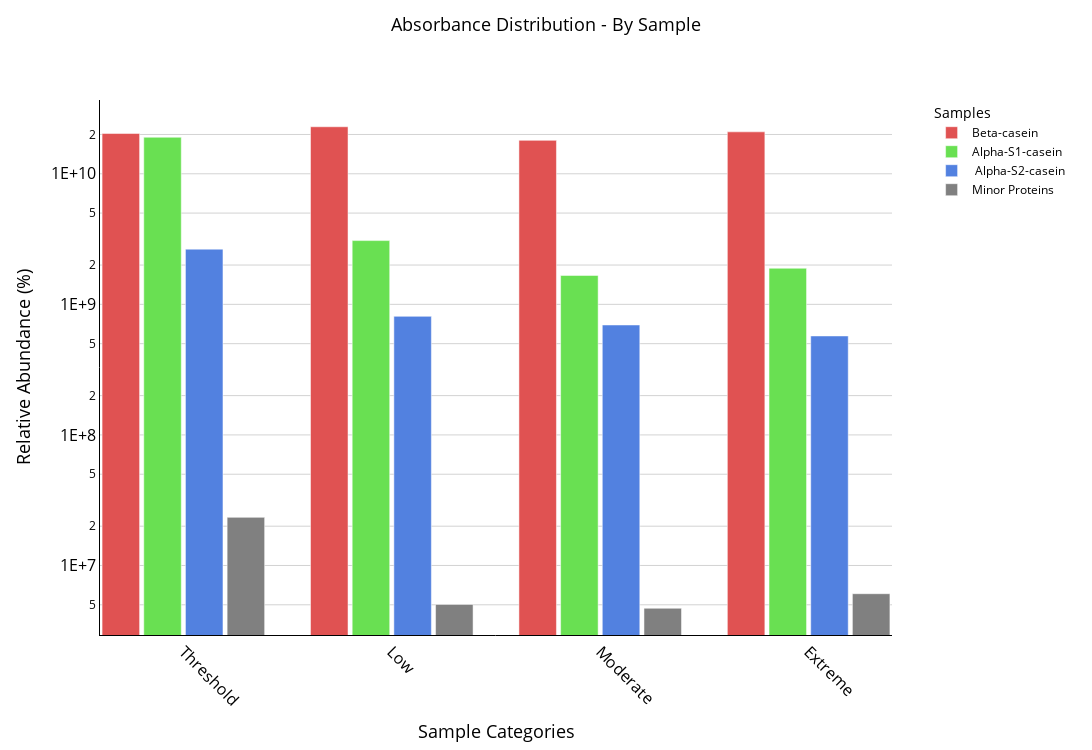
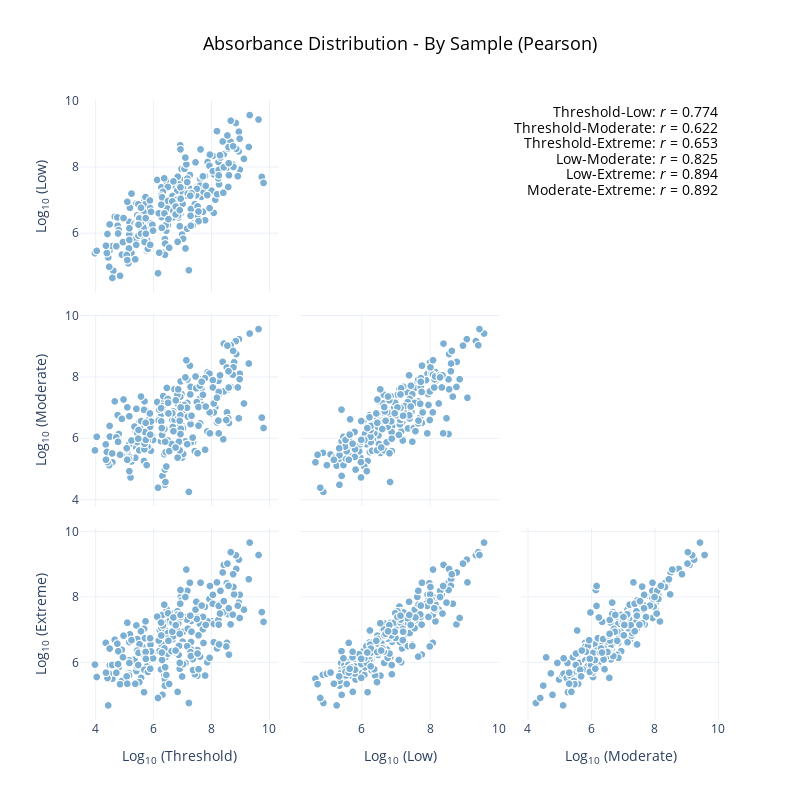
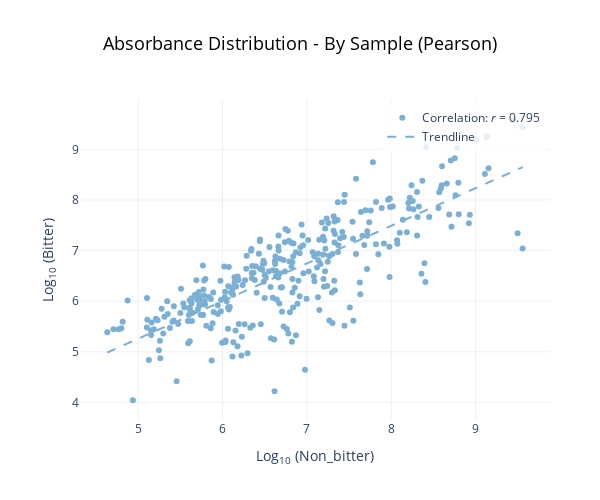

The notebook cell these images were saved under, in order:
### Code cell
# Initialize the interface
data_transformer = DataTransformation()
data_transformer.setup_data_loading_ui()

# Create instances
data_handler = DataHandler(data_transformer)
data_handler.display_handler()

# Create Plotter
plotter = Plotter(data_transformer, data_handler)
plotter.display()

### Figure 1 — Plotly figure (JSON) as saved in the notebook; plotly's stock layout.template omitted (floating-point values rounded to 4 significant figures)
{"data": [{"hoverinfo": "text", "hovertext": ["Protein: Beta-casein<br>Sample: Threshold<br>Summed Absorbance: 2.03e+10<br>Relative Contribution: 24.7%", "Protein: Beta-casein<br>Sample: Low<br>Summed Absorbance: 2.29e+10<br>Relative Contribution: 27.9%", "Protein: Beta-casein<br>Sample: Moderate<br>Summed Absorbance: 1.80e+10<br>Relative Contribution: 21.9%", "Protein: Beta-casein<br>Sample: Extreme<br>Summed Absorbance: 2.10e+10<br>Relative Contribution: 25.5%"], "marker": {"color": "hsl(0.0,70%,60%)"}, "name": "Beta-casein", "type": "bar", "width": 0.18, "x": [-0.3, 0.7, 1.7, 2.7], "y": [20340000000.0, 22920000000.0, 18030000000.0, 20950000000.0]}, {"hoverinfo": "text", "hovertext": ["Protein: Alpha-S1-casein<br>Sample: Threshold<br>Summed Absorbance: 1.90e+10<br>Relative Contribution: 74.2%", "Protein: Alpha-S1-casein<br>Sample: Low<br>Summed Absorbance: 3.08e+09<br>Relative Contribution: 12.0%", "Protein: Alpha-S1-casein<br>Sample: Moderate<br>Summed Absorbance: 1.66e+09<br>Relative Contribution: 6.5%", "Protein: Alpha-S1-casein<br>Sample: Extreme<br>Summed Absorbance: 1.89e+09<br>Relative Contribution: 7.4%"], "marker": {"color": "hsl(110.0,70%,60%)"}, "name": "Alpha-S1-casein", "type": "bar", "width": 0.18, "x": [-0.1, 0.9, 1.9, 2.9], "y": [19040000000.0, 3079000000.0, 1665000000.0, 1890000000.0]}, {"hoverinfo": "text", "hovertext": ["Protein:  Alpha-S2-casein<br>Sample: Threshold<br>Summed Absorbance: 2.65e+09<br>Relative Contribution: 56.0%", "Protein:  Alpha-S2-casein<br>Sample: Low<br>Summed Absorbance: 8.09e+08<br>Relative Contribution: 17.1%", "Protein:  Alpha-S2-casein<br>Sample: Moderate<br>Summed Absorbance: 6.95e+08<br>Relative Contribution: 14.7%", "Protein:  Alpha-S2-casein<br>Sample: Extreme<br>Summed Absorbance: 5.73e+08<br>Relative Contribution: 12.1%"], "marker": {"color": "hsl(220.0,70%,60%)"}, "name": " Alpha-S2-casein", "type": "bar", "width": 0.18, "x": [0.1, 1.1, 2.1, 3.1], "y": [2646000000.0, 809400000.0, 695200000.0, 572800000.0]}, {"hoverinfo": "text", "hovertext": ["Protein: Minor Proteins<br>Sample: Threshold<br>Summed Absorbance: 2.34e+07<br>Relative Contribution: 59.6%", "Protein: Minor Proteins<br>Sample: Low<br>Summed Absorbance: 5.03e+06<br>Relative Contribution: 12.8%", "Protein: Minor Proteins<br>Sample: Moderate<br>Summed Absorbance: 4.70e+06<br>Relative Contribution: 12.0%", "Protein: Minor Proteins<br>Sample: Extreme<br>Summed Absorbance: 6.08e+06<br>Relative Contribution: 15.5%"], "marker": {"color": "#808080"}, "name": "Minor Proteins", "type": "bar", "width": 0.18, "x": [0.3, 1.3, 2.3, 3.3], "y": [23370000.0, 5034000.0, 4705000.0, 6080000.0]}], "layout": {"barmode": "group", "height": 750, "hoverlabel": {"bgcolor": "white", "font": {"family": "Arial", "size": 12}}, "legend": {"font": {"color": "black", "size": 12}, "title": {"text": "Samples"}, "traceorder": "normal", "x": 1.05, "xanchor": "left", "y": 1, "yanchor": "top"}, "margin": {"l": 100, "r": 200, "t": 100}, "showlegend": true, "title": {"font": {"color": "black", "size": 18}, "text": "Absorbance Distribution - By Sample", "x": 0.5, "xanchor": "center", "y": 0.975, "yanchor": "top"}, "width": 1100, "xaxis": {"linecolor": "black", "linewidth": 1, "mirror": false, "showline": true, "tickangle": 45, "tickfont": {"color": "black", "size": 16}, "ticktext": ["Threshold", "Low", "Moderate", "Extreme"], "tickvals": [0, 1, 2, 3], "title": {"font": {"color": "black", "size": 18}, "text": "Sample Categories"}}, "yaxis": {"exponentformat": "E", "gridcolor": "lightgray", "linecolor": "black", "linewidth": 1, "mirror": false, "showexponent": "all", "showgrid": true, "showline": true, "tickfont": {"color": "black", "size": 16}, "title": {"font": {"color": "black", "size": 18}, "text": "Relative Abundance (%)"}, "type": "log", "zeroline": false}}}

### Figure 2 — Plotly figure (JSON) as saved in the notebook; plotly's stock layout.template omitted (floating-point values rounded to 4 significant figures; data arrays with more than 128 entries replaced by an {"elided": "..."} marker saying what was removed)
{"data": [{"diagonal": {"visible": false}, "dimensions": [{"label": "Log<sub>10</sub> (Threshold)", "values": {"elided": "243 float values"}}, {"label": "Log<sub>10</sub> (Low)", "values": {"elided": "243 float values"}}, {"label": "Log<sub>10</sub> (Moderate)", "values": {"elided": "243 float values"}}, {"label": "Log<sub>10</sub> (Extreme)", "values": {"elided": "243 float values"}}], "hovertemplate": "%{text}<extra></extra>", "marker": {"color": "#7BAFD4", "line": {"color": "white", "width": 1}, "size": 8}, "name": "Correlation Matrix", "showlegend": false, "showupperhalf": false, "text": {"elided": "243 str values"}, "type": "splom"}], "layout": {"annotations": [{"align": "right", "bgcolor": "rgba(255, 255, 255, 0.0)", "font": {"color": "black", "size": 14}, "showarrow": false, "text": "Threshold-Low: <i>r</i> = 0.774", "x": 1, "xanchor": "right", "xref": "paper", "y": 1, "yanchor": "top", "yref": "paper"}, {"align": "right", "bgcolor": "rgba(255, 255, 255, 0.0)", "font": {"color": "black", "size": 14}, "showarrow": false, "text": "Threshold-Moderate: <i>r</i> = 0.622", "x": 1, "xanchor": "right", "xref": "paper", "y": 0.975, "yanchor": "top", "yref": "paper"}, {"align": "right", "bgcolor": "rgba(255, 255, 255, 0.0)", "font": {"color": "black", "size": 14}, "showarrow": false, "text": "Threshold-Extreme: <i>r</i> = 0.653", "x": 1, "xanchor": "right", "xref": "paper", "y": 0.95, "yanchor": "top", "yref": "paper"}, {"align": "right", "bgcolor": "rgba(255, 255, 255, 0.0)", "font": {"color": "black", "size": 14}, "showarrow": false, "text": "Low-Moderate: <i>r</i> = 0.825", "x": 1, "xanchor": "right", "xref": "paper", "y": 0.925, "yanchor": "top", "yref": "paper"}, {"align": "right", "bgcolor": "rgba(255, 255, 255, 0.0)", "font": {"color": "black", "size": 14}, "showarrow": false, "text": "Low-Extreme: <i>r</i> = 0.894", "x": 1, "xanchor": "right", "xref": "paper", "y": 0.9, "yanchor": "top", "yref": "paper"}, {"align": "right", "bgcolor": "rgba(255, 255, 255, 0.0)", "font": {"color": "black", "size": 14}, "showarrow": false, "text": "Moderate-Extreme: <i>r</i> = 0.892", "x": 1, "xanchor": "right", "xref": "paper", "y": 0.875, "yanchor": "top", "yref": "paper"}], "height": 800, "title": {"font": {"color": "black", "size": 18}, "text": "Absorbance Distribution - By Sample (Pearson)", "x": 0.5, "xanchor": "center"}, "width": 800}}

### Figure 3 — Plotly figure (JSON) as saved in the notebook; plotly's stock layout.template omitted (floating-point values rounded to 4 significant figures; data arrays with more than 128 entries replaced by an {"elided": "..."} marker saying what was removed)
{"data": [{"customdata": {"elided": "322x3 str values"}, "hovertemplate": "<b>Peptide ID:</b> %{customdata[0]}<br><b>Function:</b> %{customdata[1]}<br><b>Protein:</b> %{customdata[2]}<br><b>Non_bitter:</b> %{x:.2f}<br><b>Bitter:</b> %{y:.2f}<br><extra></extra>", "marker": {"color": "#7BAFD4"}, "mode": "markers", "name": "Correlation: <i>r</i> = 0.795", "type": "scatter", "x": {"elided": "322 float values"}, "y": {"elided": "322 float values"}}, {"hovertemplate": "<extra></extra>", "line": {"color": "#7BAFD4", "dash": "dash"}, "mode": "lines", "name": "Trendline", "showlegend": true, "type": "scatter", "x": [4.632, 4.682, 4.732, 4.782, 4.831, 4.881, 4.931, 4.981, 5.031, 5.08, 5.13, 5.18, 5.23, 5.279, 5.329, 5.379, 5.429, 5.479, 5.528, 5.578, 5.628, 5.678, 5.728, 5.777, 5.827, 5.877, 5.927, 5.976, 6.026, 6.076, 6.126, 6.176, 6.225, 6.275, 6.325, 6.375, 6.425, 6.474, 6.524, 6.574, 6.624, 6.673, 6.723, 6.773, 6.823, 6.873, 6.922, 6.972, 7.022, 7.072, 7.122, 7.171, 7.221, 7.271, 7.321, 7.37, 7.42, 7.47, 7.52, 7.57, 7.619, 7.669, 7.719, 7.769, 7.819, 7.868, 7.918, 7.968, 8.018, 8.067, 8.117, 8.167, 8.217, 8.267, 8.316, 8.366, 8.416, 8.466, 8.516, 8.565, 8.615, 8.665, 8.715, 8.764, 8.814, 8.864, 8.914, 8.964, 9.013, 9.063, 9.113, 9.163, 9.213, 9.262, 9.312, 9.362, 9.412, 9.461, 9.511, 9.561], "y": [4.986, 5.023, 5.06, 5.097, 5.134, 5.171, 5.208, 5.245, 5.282, 5.319, 5.356, 5.393, 5.43, 5.467, 5.504, 5.541, 5.578, 5.615, 5.652, 5.689, 5.726, 5.763, 5.8, 5.837, 5.874, 5.911, 5.948, 5.985, 6.022, 6.059, 6.096, 6.133, 6.17, 6.207, 6.244, 6.281, 6.318, 6.354, 6.391, 6.428, 6.465, 6.502, 6.539, 6.576, 6.613, 6.65, 6.687, 6.724, 6.761, 6.798, 6.835, 6.872, 6.909, 6.946, 6.983, 7.02, 7.057, 7.094, 7.131, 7.168, 7.205, 7.242, 7.279, 7.316, 7.353, 7.39, 7.427, 7.464, 7.501, 7.538, 7.575, 7.612, 7.649, 7.686, 7.723, 7.76, 7.797, 7.834, 7.871, 7.908, 7.945, 7.982, 8.019, 8.056, 8.093, 8.13, 8.167, 8.204, 8.241, 8.278, 8.315, 8.352, 8.389, 8.426, 8.463, 8.5, 8.537, 8.574, 8.611, 8.648]}], "layout": {"height": 500, "legend": {"bgcolor": "rgba(255, 255, 255, 0.8)", "font": {"size": 12}, "x": 0.99, "xanchor": "right", "y": 0.99, "yanchor": "top"}, "margin": {"b": 80, "l": 80, "r": 50, "t": 100}, "showlegend": true, "title": {"font": {"color": "black", "size": 18}, "text": "Absorbance Distribution - By Sample (Pearson)", "x": 0.5, "xanchor": "center"}, "width": 600, "xaxis": {"title": {"text": "Log<sub>10</sub> (Non_bitter)"}}, "yaxis": {"title": {"text": "Log<sub>10</sub> (Bitter)"}}}}
